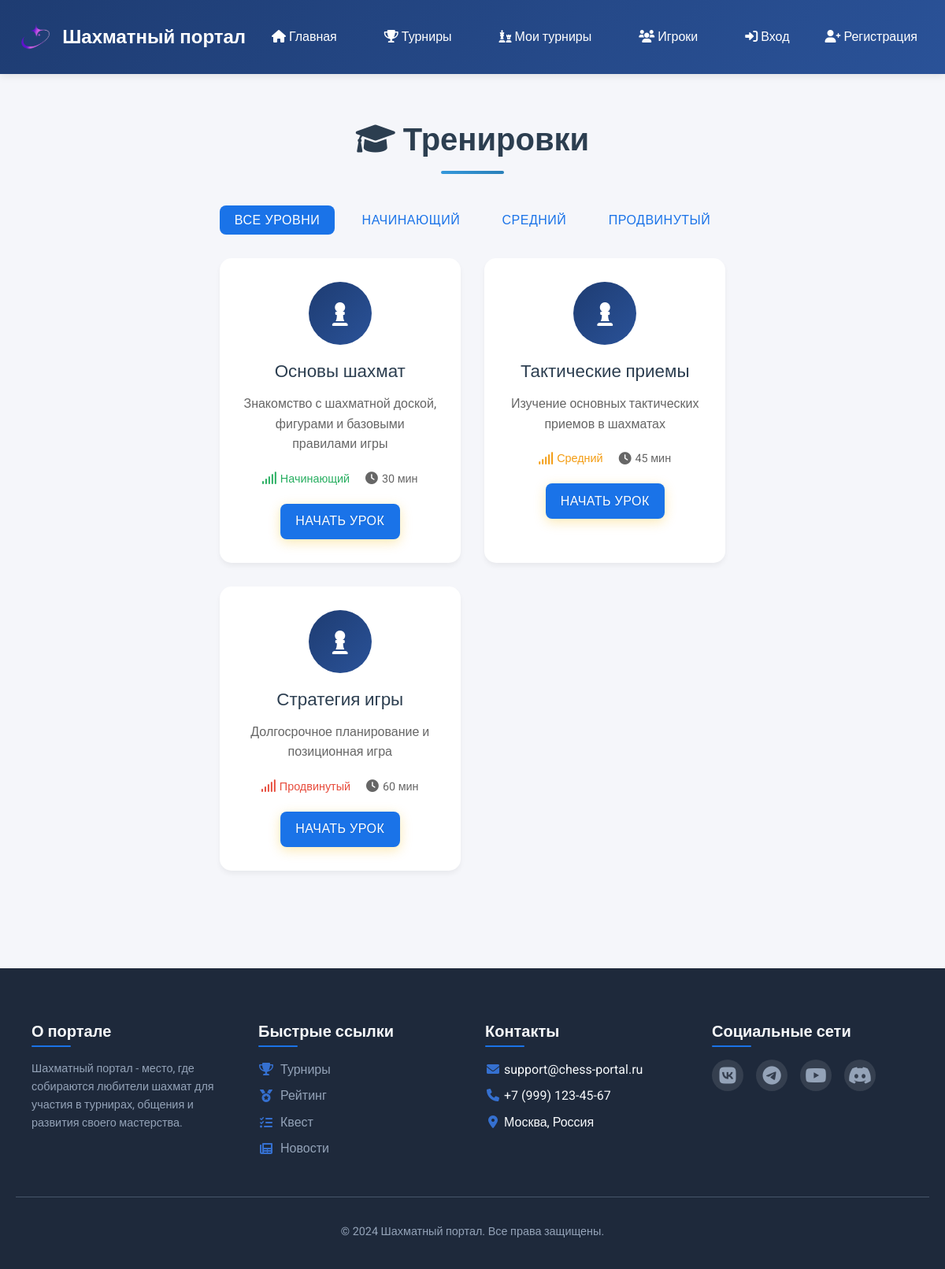
Page /chess/training.php on the committed database.
### tables this page shows
CREATE TABLE `training_materials` (
  `id` int NOT NULL,
  `title` varchar(255) NOT NULL,
  `short_description` text,
  `content` text,
  `difficulty_level` enum('beginner','intermediate','advanced') NOT NULL,
  `duration` int DEFAULT '30',
  `created_at` timestamp NULL DEFAULT CURRENT_TIMESTAMP
);

### chess/training.php (the view, shortened to what this page needs)
<?php
require_once 'config/database.php';
$query = "SELECT * FROM training_materials ORDER BY difficulty_level ASC";
try {
    $stmt = $pdo->query($query);
    $materials = $stmt->fetchAll();
} catch(PDOException $e) {
    $materials = [];
}
$current_page = 'training';
?>
<!DOCTYPE html>
<html lang="ru">
<head>
    <link rel="stylesheet" href="https://cdnjs.cloudflare.com/ajax/libs/font-awesome/6.0.0/css/all.min.css">
    <link rel="stylesheet" href="css/style.css">
    <link rel="stylesheet" href="css/tournaments.css">
    <link rel="stylesheet" href="css/notifications.css">
</head>
<body>
    <nav class="main-nav">
        <div class="nav-container">
            <a href="index.php" class="logo">
                <img src="images/logo.png" alt="Шахматный портал">
                <span>Шахматный портал</span>
            </a>
            <div class="nav-menu">
                <a href="index.php" <?php echo $current_page === 'home' ? 'class="active"' : ''; ?>>
                    <i class="fas fa-home"></i> Главная
                </a>
                <a href="tournaments.php" <?php echo $current_page === 'tournaments' ? 'class="active"' : ''; ?>>
                    <i class="fas fa-trophy"></i> Турниры
                </a>
                <a href="my_tournaments.php" <?php echo $current_page === 'my_tournaments' ? 'class = "active"' : ''; ?>">
                     <i class="fas fa-chess"></i> Мои турниры
                </a>
                <a href="players.php" <?php echo $current_page === 'players' ? 'class="active"' : ''; ?>>
                    <i class="fas fa-users"></i> Игроки
                </a>
                <?php if (isset($_SESSION['user_id'])): ?>
                <a href="training.php" <?php echo $current_page === 'training' ? 'class="active"' : ''; ?>>
                    <i class="fas fa-graduation-cap"></i> Обучение
                </a>
                    <a href="dashboard.php" <?php echo $current_page === 'dashboard' ? 'class="active"' : ''; ?>>
                        <i class="fas fa-chess-board"></i> Личный кабинет
                    </a>
                    <a href="logout.php" class="nav-menu-right">
                        <i class="fas fa-sign-out-alt"></i> Выход
                    </a>
                <?php else: ?>
                    <div class="nav-menu-right">
                        <a href="login.php" <?php echo $current_page === 'login' ? 'class="active"' : ''; ?>>
                            <i class="fas fa-sign-in-alt"></i> Вход
                        </a>
                        <a href="register.php" <?php echo $current_page === 'register' ? 'class="active"' : ''; ?>>
                            <i class="fas fa-user-plus"></i> Регистрация
                        </a>
                    </div>
                <?php endif; ?>
            </div>
        </div>
    </nav>
    <main class="container">
        <h1 class="page-title">
            <i class="fas fa-graduation-cap"></i>
            Тренировки
        </h1>
        <div class="training-section">
            <div class="difficulty-filters">
                <button class="btn btn-filter active" data-level="all">Все уровни</button>
                <button class="btn btn-filter" data-level="beginner">Начинающий</button>
                <button class="btn btn-filter" data-level="intermediate">Средний</button>
                <button class="btn btn-filter" data-level="advanced">Продвинутый</button>
            </div>
            <div class="training-grid">
                <?php foreach ($materials as $material): ?>
                    <div class="training-card" data-level="<?php echo strtolower($material['difficulty_level']); ?>">
                        <div class="training-icon">
                            <?php
                            $icon = 'chess-pawn';
                            ?>
                            <i class="fas fa-<?php echo $icon; ?>"></i>
                        </div>
                        <h3><?php echo htmlspecialchars($material['title']); ?></h3>
                        <p><?php echo htmlspecialchars($material['short_description']); ?></p>
                        <div class="training-meta">
                            <span class="difficulty <?php echo strtolower($material['difficulty_level']); ?>">
                                <i class="fas fa-signal"></i>
                                <?php
                                switch(strtolower($material['difficulty_level'])) {
                                    case 'beginner':
                                        echo 'Начинающий';
                                        break;
                                    case 'intermediate':
                                        echo 'Средний';
                                        break;
                                    case 'advanced':
                                        echo 'Продвинутый';
                                        break;
                                }
                                ?>
                            </span>
                            <span class="duration">
                                <i class="fas fa-clock"></i>
                                <?php echo $material['duration']; ?> мин
                            </span>
                        </div>
                        <a href="lesson.php?id=<?php echo $material['id']; ?>" class="btn btn-primary start-lesson" data-lesson-id="<?php echo $material['id']; ?>">
                            Начать урок
                        </a>
                    </div>
                <?php endforeach; ?>
            </div>
        </div>
    </main>
    <?php include 'includes/footer.php'; ?>
</body>
</html>

### chess/includes/footer.php (shortened to what this page needs)
<footer class="main-footer">
    <div class="container">
        <div class="footer-content">
            <div class="footer-section">
                <h3>О портале</h3>
                <p>Шахматный портал - место, где собираются любители шахмат для участия в турнирах, общения и развития своего мастерства.</p>
            </div>
            <div class="footer-section">
                <h3>Быстрые ссылки</h3>
                <ul>
                    <li><a href="tournaments.php"><i class="fas fa-trophy"></i> Турниры</a></li>
                    <li><a href="leaderboard.php"><i class="fas fa-medal"></i> Рейтинг</a></li>
                    <li><a href="quest.php"><i class="fas fa-tasks"></i> Квест</a></li>
                    <li><a href="news.php"><i class="fas fa-newspaper"></i> Новости</a></li>
                </ul>
            </div>
            <div class="footer-section">
                <h3>Контакты</h3>
                <ul>
                    <li><i class="fas fa-envelope"></i> support@chess-portal.ru</li>
                    <li><i class="fas fa-phone"></i> +7 (999) 123-45-67</li>
                    <li><i class="fas fa-map-marker-alt"></i> Москва, Россия</li>
                </ul>
            </div>
            <div class="footer-section">
                <h3>Социальные сети</h3>
                <div class="social-links">
                    <a href="#" class="social-link"><i class="fab fa-vk"></i></a>
                    <a href="#" class="social-link"><i class="fab fa-telegram"></i></a>
                    <a href="#" class="social-link"><i class="fab fa-youtube"></i></a>
                    <a href="#" class="social-link"><i class="fab fa-discord"></i></a>
                </div>
            </div>
        </div>
        <div class="footer-bottom">
            <p>&copy; <?php echo date('Y'); ?> Шахматный портал. Все права защищены.</p>
        </div>
    </div>
</footer>
</body>
</html>

### chess/css/tournaments.css (style rules this page uses)
body { background-color: #f5f6fa; color: #2c3e50; font-family: 'Roboto', sans-serif; }
.container { max-width: 1200px; margin: 0 auto; padding: 20px; }
.main-nav { background: linear-gradient(135deg, #1e3c72 0%, #2a5298 100%); padding: 15px 0; box-shadow: 0 2px 10px rgba(0, 0, 0, 0.1); position: sticky; top: 0; z-index: 1000; }
.nav-container { max-width: 1200px; margin: 0 auto; display: flex; justify-content: space-between; align-items: center; padding: 0 20px; }
.logo { color: white; font-size: 24px; font-weight: 700; text-decoration: none; display: flex; align-items: center; }
.logo img { height: 40px; margin-right: 10px; }
.nav-menu { display: flex; gap: 30px; align-items: center; }
.nav-menu a { color: white; text-decoration: none; font-weight: 500; padding: 8px 15px; border-radius: 20px; transition: all 0.3s ease; }
.page-title { text-align: center; color: #2c3e50; margin: 40px 0; font-size: 2.5em; font-weight: 700; position: relative; }
.page-title:after { content: ''; display: block; width: 80px; height: 4px; background: linear-gradient(to right, #3498db, #2980b9); margin: 15px auto; border-radius: 2px; }
.btn-filter { padding: 0.6rem 1.2rem; border-radius: 20px; border: 1px solid var(--primary-color); background: transparent; color: var(--primary-color); font-weight: 500; cursor: pointer; transition: all 0.3s ease; }
.btn-filter.active { background: var(--primary-color); color: white; }
.btn { padding: 0.6rem 1.2rem; border-radius: 8px; font-weight: 500; text-decoration: none; display: inline-flex; align-items: center; gap: 0.5rem; transition: all 0.3s ease; border: none; cursor: pointer; }
.btn-primary { background: var(--primary-color); color: white; }

### rows in the picture
training_materials: title "Основы шахмат", short_description "Знакомство с шахматной доской, фигурами и базовыми правилами игры", difficulty_level "Начинающий", duration "30"
training_materials: title "Тактические приемы", short_description "Изучение основных тактических приемов в шахматах", difficulty_level "Средний", duration "45"
training_materials: title "Стратегия игры", short_description "Долгосрочное планирование и позиционная игра", difficulty_level "Продвинутый", duration "60"
